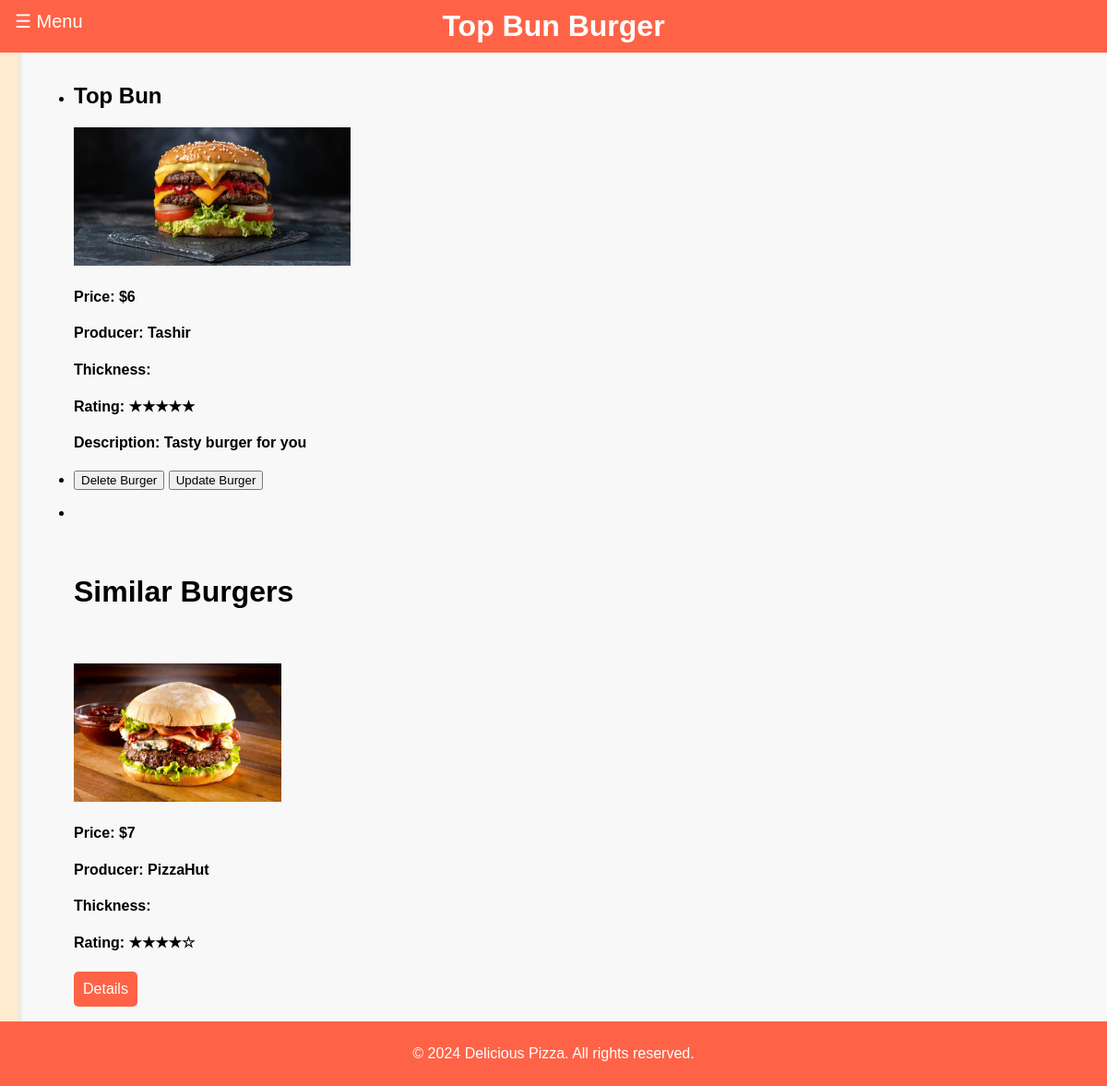
The app's page /burger-info/1/, older data.
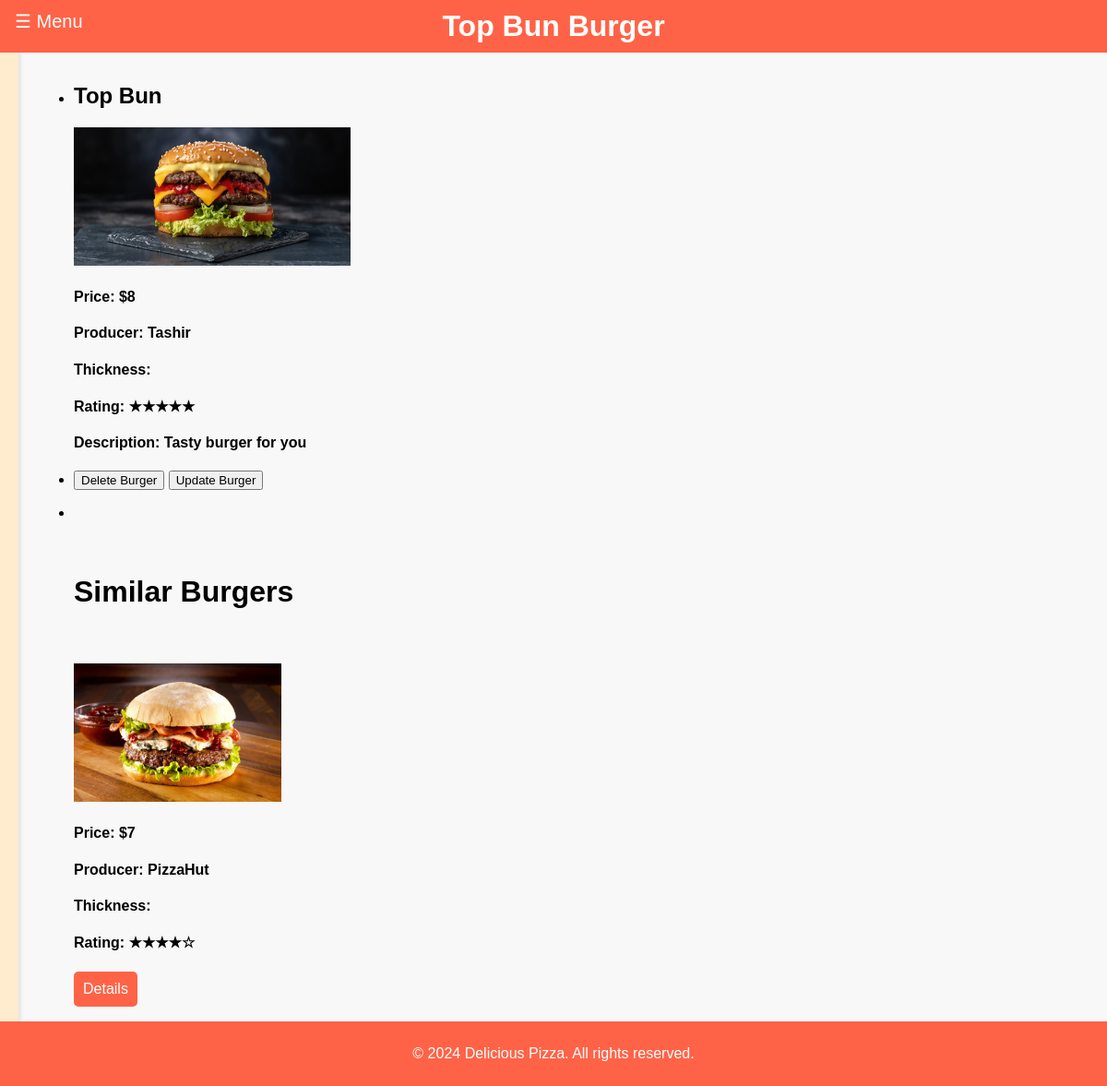
The same page, newer data.
### burger/models.py (models this page shows, shortened)
class Burger(models.Model):
    title = models.CharField(max_length=50)
    producer = models.ForeignKey(Producers, on_delete=models.CASCADE, null=True, blank=True, related_name="burger")
    price = models.PositiveIntegerField(validators=[valid_price])
    description = models.TextField()
    rate = models.CharField(max_length=155, choices=RateChoice.choices, default="6.0")
    image = models.ImageField(upload_to=upload_burger_image, null=True, blank=True)

### main_page/models.py (models this page shows, shortened)
class Producers(models.Model):
    producer_name = models.CharField(max_length=155)
    description = models.TextField()
    rate = models.CharField(max_length=155, choices=RateChoice.choices)
    logo = models.ImageField(upload_to=upload_producer_logo_image, null=True, blank=True)
    def __str__(self):
        return self.producer_name
    class Meta:
        verbose_name = "Producer"
        verbose_name_plural = "Producers"

### burger/views.py (the view)
# urls.py: path("burger-info/<int:pk>/", views.burger_detail, name="burger_detail"),
def burger_detail(request, pk):
    burger = get_object_or_404(Burger, pk=pk)
    similar_burgers = Burger.objects.filter(
        (
                Q(price__gte=burger.price - 5) & Q(price__lte=burger.price + 5)
        )
    ).exclude(id=burger.id)
    ctx = {"burger": burger, "similar": similar_burgers}
    return render(request, "burger/burger_detail.html", ctx)

### templates/burger/burger_detail.html (shortened to what this page needs)
{% extends 'base.html' %}
{% block title %}{{ burger.title }} Burger{% endblock %}
{% block body %}
    <ul>
        <li>
            <h2>{{ burger.title }}</h2>
            <img src="{{ burger.image.url }}" alt="{{ burger.title }}" height="150">
            <h4>Price: ${{ burger.price }}</h4>
            <h4>Producer: {{ burger.producer }}</h4>
            <h4>Thickness: {{ burger.thick_type }}</h4>
            <h4>Rating: {{ burger.rate }}</h4>
            <h4>Description: {{ burger.description }}</h4>
        </li>
        <li>
            <a href="{% url 'burger:delete_burger' burger.pk  %}"><button class="btn btn-success">Delete Burger</button></a>
            <a href="{% url 'burger:update_burger' burger.pk  %}"><button class="btn btn-success">Update Burger</button></a>
        </li>
    </ul>
    <ul>
        <li>
            <br>
            <br>
            <br>
            {% if similar %}
                <h1>Similar Burgers</h1>
                <br>
                {% for similar_burger in similar %}
                    <img src="{{ similar_burger.image.url }}" alt="{{ similar_burger.title }}" height="150">
                    <h4>Price: ${{ similar_burger.price }}</h4>
                    <h4>Producer: {{ similar_burger.producer }}</h4>
                    <h4>Thickness: {{ similar_burger.thick_type }}</h4>
                    <h4>Rating: {{ similar_burger.rate }}</h4>
                    <a href="{% url 'burger:burger_detail' similar_burger.pk %}"><button class="details-btn">Details</button></a>
                {% endfor %}
            {% endif %}
        </li>
    </ul>
{% endblock %}

Row changes from the older to the newer data that the page shows:
changed Burger "Top Bun": price "6" → "8"
